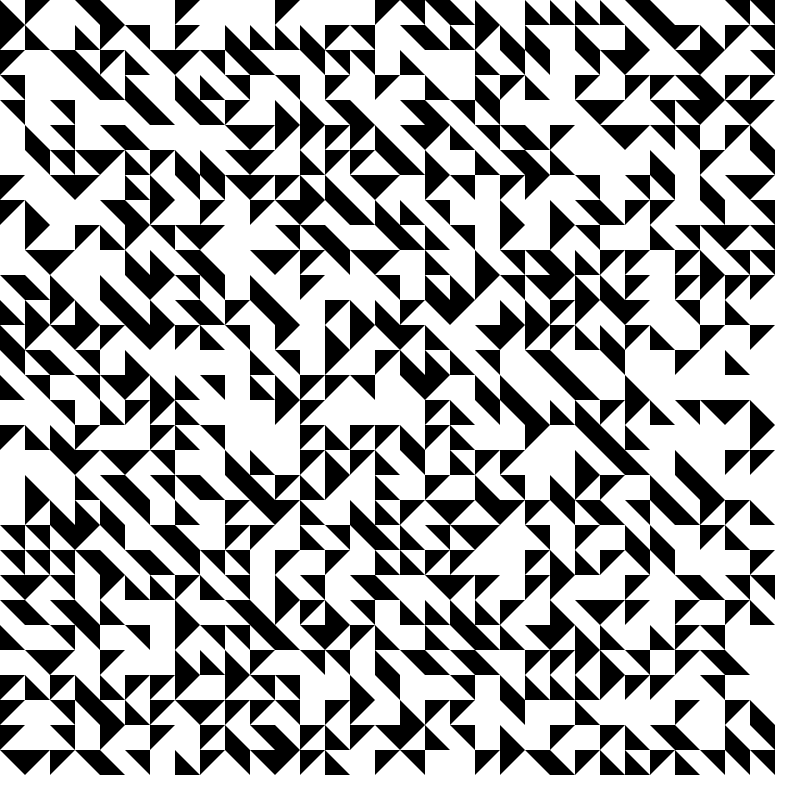
Frame 1 (no input)
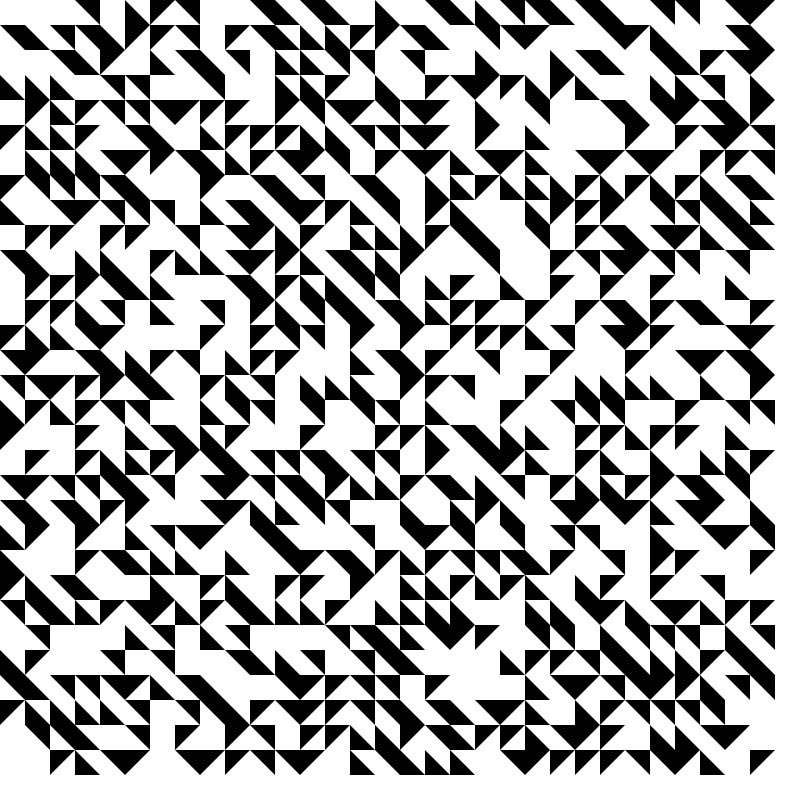
Frame 2 (the mouse pressed at the canvas centre, redrawn once)

The Processing sketch that drew these frames (run headless with seeded random() and noise(); the mouse was pressed at the canvas centre and the sketch redrawn once):

// Processing sketch: processing_130428
// ── processing_130428.pde

int xInc = 25; //increases the x value by 25 every loop
int yInc = 25; //increases the y value by 25 every loop

// the below values set the position of the triangle
//while s set's the type of triangle. 
int s = 1;
int y = 0;
int x = 0;

//float[] r = {(PI/2), (3*PI/2), (PI), (2*PI)};

//the size of the rectangle within the square mold
int z = 25;

void setup()
{
size(800,800);
}
void draw() {
noStroke();
fill(0);
background(255);
for (x = 0; x < width; x += xInc){
  
for (y = 0; y < height; y += yInc){
  
 s = int(random(0,4));
if (s == 1){
//  rotate(r[int(random(-1,4))]);
  triangle(x, y - 25, x - 25, y - 25, x - 25, y);
  }
if (s == 2){
  triangle(x, y, x, y - 25, x - 25, y - 25);
}
if (s == 3){
     triangle(x, y, x - 25, y, x - 25, y - 25);
  }
if (s == 4){
     triangle(x, y - 25, x, y, x - 25, y);
  }
   noLoop();
 
}
}
}

void keyPressed()
{
  if (key == ENTER)
  {
      loop();
    }
}


 
